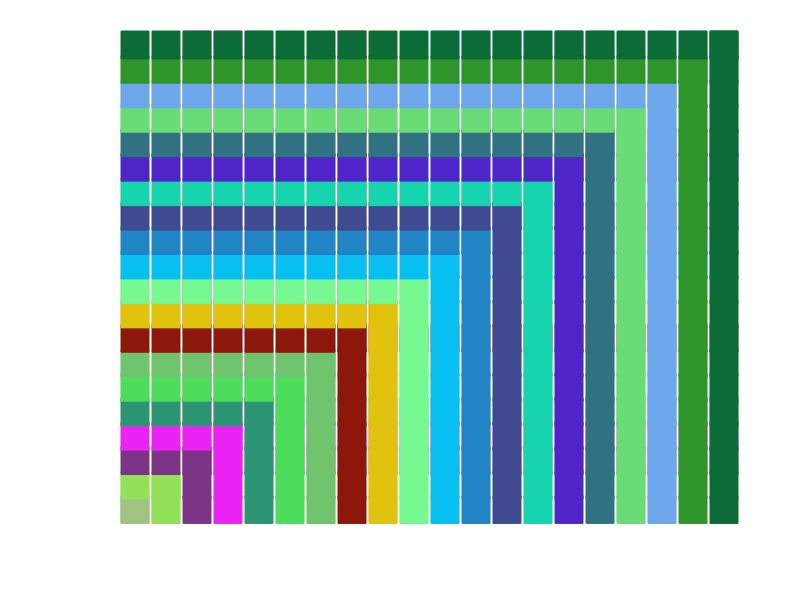

Here is the MATLAB script that generated this plot:
clear all
clc
close all

%assignment 1 part 2 - 3


for x = 1:20
    y = 1:20;
    z = x;
    
    r = rand; g = rand; b = rand;
    
    %plot horizontal lines
    plot([x,y],z,'s--',...
        'MarkerEdgeColor',[r,g,b],...
        'MarkerFaceColor',[r,g,b],...
        'MarkerSize',20)
    hold on
    axis off
    %plot vertical lines
    plot(x,y,'s--',...
        'MarkerEdgeColor',[r,g,b],...
        'MarkerFaceColor',[r,g,b],...
        'MarkerSize',20)
    hold on
    
    
end

